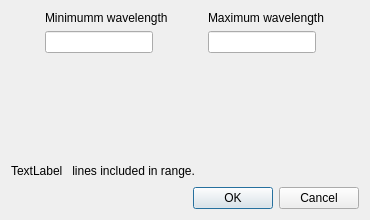
<?xml version="1.0" encoding="UTF-8"?>
<ui version="4.0">
 <class>Dialog</class>
 <widget class="QDialog" name="Dialog">
  <property name="geometry">
   <rect>
    <x>0</x>
    <y>0</y>
    <width>370</width>
    <height>220</height>
   </rect>
  </property>
  <property name="windowTitle">
   <string>Wavelength Range</string>
  </property>
  <property name="modal">
   <bool>true</bool>
  </property>
  <layout class="QGridLayout" name="gridLayout">
   <item row="0" column="0">
    <layout class="QHBoxLayout" name="horizontalLayout_2">
     <item>
      <layout class="QVBoxLayout" name="verticalLayout">
       <item>
        <widget class="QLabel" name="label_6">
         <property name="enabled">
          <bool>true</bool>
         </property>
         <property name="sizePolicy">
          <sizepolicy hsizetype="Fixed" vsizetype="Fixed">
           <horstretch>0</horstretch>
           <verstretch>0</verstretch>
          </sizepolicy>
         </property>
         <property name="text">
          <string>Minimumm wavelength</string>
         </property>
        </widget>
       </item>
       <item>
        <widget class="QLineEdit" name="lineEdit">
         <property name="sizePolicy">
          <sizepolicy hsizetype="Fixed" vsizetype="Fixed">
           <horstretch>0</horstretch>
           <verstretch>0</verstretch>
          </sizepolicy>
         </property>
         <property name="toolTip">
          <string>Minimum wavelength to read from list.</string>
         </property>
        </widget>
       </item>
       <item>
        <spacer name="verticalSpacer">
         <property name="orientation">
          <enum>Qt::Vertical</enum>
         </property>
         <property name="sizeHint" stdset="0">
          <size>
           <width>20</width>
           <height>40</height>
          </size>
         </property>
        </spacer>
       </item>
      </layout>
     </item>
     <item>
      <layout class="QVBoxLayout" name="verticalLayout_2">
       <item>
        <widget class="QLabel" name="label">
         <property name="sizePolicy">
          <sizepolicy hsizetype="Fixed" vsizetype="Fixed">
           <horstretch>0</horstretch>
           <verstretch>0</verstretch>
          </sizepolicy>
         </property>
         <property name="minimumSize">
          <size>
           <width>0</width>
           <height>0</height>
          </size>
         </property>
         <property name="text">
          <string>Maximum wavelength</string>
         </property>
        </widget>
       </item>
       <item>
        <widget class="QLineEdit" name="lineEdit_2">
         <property name="sizePolicy">
          <sizepolicy hsizetype="Fixed" vsizetype="Fixed">
           <horstretch>0</horstretch>
           <verstretch>0</verstretch>
          </sizepolicy>
         </property>
         <property name="toolTip">
          <string>Maximum wavelength to read from list.</string>
         </property>
        </widget>
       </item>
       <item>
        <spacer name="verticalSpacer_2">
         <property name="orientation">
          <enum>Qt::Vertical</enum>
         </property>
         <property name="sizeHint" stdset="0">
          <size>
           <width>20</width>
           <height>40</height>
          </size>
         </property>
        </spacer>
       </item>
      </layout>
     </item>
    </layout>
   </item>
   <item row="1" column="0">
    <layout class="QHBoxLayout" name="horizontalLayout">
     <item>
      <widget class="QLabel" name="nlines_label">
       <property name="text">
        <string>TextLabel</string>
       </property>
      </widget>
     </item>
     <item>
      <widget class="QLabel" name="label_3">
       <property name="text">
        <string> lines included in range.</string>
       </property>
      </widget>
     </item>
     <item>
      <spacer name="horizontalSpacer_3">
       <property name="orientation">
        <enum>Qt::Horizontal</enum>
       </property>
       <property name="sizeHint" stdset="0">
        <size>
         <width>40</width>
         <height>20</height>
        </size>
       </property>
      </spacer>
     </item>
    </layout>
   </item>
   <item row="2" column="0">
    <widget class="QDialogButtonBox" name="buttonBox">
     <property name="orientation">
      <enum>Qt::Horizontal</enum>
     </property>
     <property name="standardButtons">
      <set>QDialogButtonBox::Cancel|QDialogButtonBox::Ok</set>
     </property>
    </widget>
   </item>
  </layout>
 </widget>
 <resources/>
 <connections/>
</ui>
